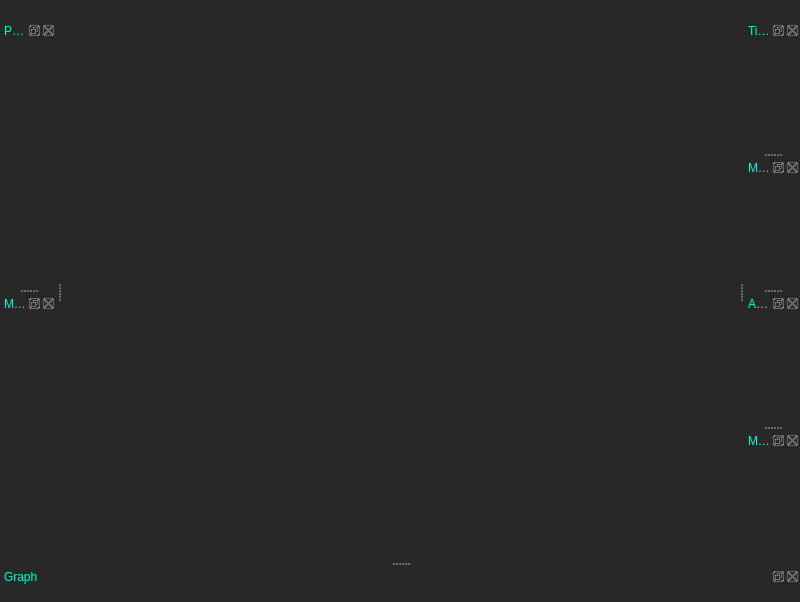
<?xml version="1.0" encoding="UTF-8"?>
<ui version="4.0">
 <class>MainDockWindow</class>
 <widget class="QMainWindow" name="MainDockWindow">
  <property name="geometry">
   <rect>
    <x>0</x>
    <y>0</y>
    <width>800</width>
    <height>602</height>
   </rect>
  </property>
  <property name="font">
   <font>
    <pointsize>9</pointsize>
   </font>
  </property>
  <property name="windowTitle">
   <string>MainWindow</string>
  </property>
  <property name="styleSheet">
   <string notr="true">
QPushButton:pressed {
	background-color: rgb(235,235,235)
}
QPushButton {
border: 0px solid rgb(200,200,200);
border-radius: 1px;
background-color:rgb(255, 80, 83);
padding:4px;
	color: white;
}

QDockWidget {
	color:rgb(0, 255, 213);
	background-color:rgb(40,40,40);
	border:10px;
	padding-bottom:10px;
}
QMainWindow{
background-color: rgb(40, 40, 40);
color:rgb(242, 240, 237);
}

QToolBar {
    background-color: rgb(40, 40,40);
	border: 0px solid rgb(200,200,200);
	margin-top:6px;
	margin-bottom:6px;
    spacing: 7px; /* spacing between items in the tool bar */
}
QToolButton {
	color:rgb(220,220,220);
	padding:2px;
	border-radius:3px;
	border: 0px solid;
	font: bold
}
QToolButton:checked {
	color:white;
	background-color: rgb(6, 102, 86);
}
QToolButton:hover {
	color:white;
	background-color:rgb(0, 139, 116);
}</string>
  </property>
  <property name="documentMode">
   <bool>false</bool>
  </property>
  <property name="tabShape">
   <enum>QTabWidget::Rounded</enum>
  </property>
  <property name="dockNestingEnabled">
   <bool>false</bool>
  </property>
  <widget class="MapWidget" name="mapWidget"/>
  <widget class="QMenuBar" name="menubar">
   <property name="geometry">
    <rect>
     <x>0</x>
     <y>0</y>
     <width>800</width>
     <height>20</height>
    </rect>
   </property>
  </widget>
  <widget class="QDockWidget" name="timerDock">
   <property name="font">
    <font>
     <pointsize>9</pointsize>
    </font>
   </property>
   <property name="floating">
    <bool>false</bool>
   </property>
   <property name="features">
    <set>QDockWidget::AllDockWidgetFeatures</set>
   </property>
   <property name="windowTitle">
    <string>Timer</string>
   </property>
   <attribute name="dockWidgetArea">
    <number>2</number>
   </attribute>
   <widget class="Timer" name="timerWidget"/>
  </widget>
  <widget class="QDockWidget" name="movementDock">
   <property name="font">
    <font>
     <weight>50</weight>
     <bold>false</bold>
    </font>
   </property>
   <property name="windowTitle">
    <string>Movement</string>
   </property>
   <attribute name="dockWidgetArea">
    <number>2</number>
   </attribute>
   <widget class="MovementWidget" name="movementWidget"/>
  </widget>
  <widget class="QDockWidget" name="qfiDock">
   <property name="windowTitle">
    <string>PFD</string>
   </property>
   <attribute name="dockWidgetArea">
    <number>1</number>
   </attribute>
   <widget class="QFIWidget" name="qfiWidget"/>
  </widget>
  <widget class="QDockWidget" name="actionDock">
   <property name="layoutDirection">
    <enum>Qt::LeftToRight</enum>
   </property>
   <property name="allowedAreas">
    <set>Qt::AllDockWidgetAreas</set>
   </property>
   <property name="windowTitle">
    <string>Actions</string>
   </property>
   <attribute name="dockWidgetArea">
    <number>2</number>
   </attribute>
   <widget class="ActionWidget" name="actionWidget"/>
  </widget>
  <widget class="QDockWidget" name="graphDock">
   <property name="enabled">
    <bool>true</bool>
   </property>
   <property name="minimumSize">
    <size>
     <width>400</width>
     <height>35</height>
    </size>
   </property>
   <property name="floating">
    <bool>false</bool>
   </property>
   <property name="windowTitle">
    <string>Graph</string>
   </property>
   <attribute name="dockWidgetArea">
    <number>8</number>
   </attribute>
   <widget class="GraphWidget" name="graphWidget">
    <property name="minimumSize">
     <size>
      <width>400</width>
      <height>0</height>
     </size>
    </property>
   </widget>
  </widget>
  <widget class="QDockWidget" name="messageDock">
   <property name="windowTitle">
    <string>Messages</string>
   </property>
   <attribute name="dockWidgetArea">
    <number>2</number>
   </attribute>
   <widget class="MessageWidget" name="messageWidget"/>
  </widget>
  <widget class="QToolBar" name="toolBar">
   <property name="enabled">
    <bool>true</bool>
   </property>
   <property name="font">
    <font>
     <weight>75</weight>
     <bold>true</bold>
    </font>
   </property>
   <property name="windowTitle">
    <string>toolBar</string>
   </property>
   <property name="movable">
    <bool>false</bool>
   </property>
   <property name="toolButtonStyle">
    <enum>Qt::ToolButtonFollowStyle</enum>
   </property>
   <attribute name="toolBarArea">
    <enum>TopToolBarArea</enum>
   </attribute>
   <attribute name="toolBarBreak">
    <bool>false</bool>
   </attribute>
  </widget>
  <widget class="QDockWidget" name="missionDock">
   <property name="enabled">
    <bool>true</bool>
   </property>
   <property name="windowTitle">
    <string>Missions</string>
   </property>
   <attribute name="dockWidgetArea">
    <number>1</number>
   </attribute>
   <widget class="MissionWidget" name="missionWidget"/>
  </widget>
  <zorder>actionDock</zorder>
  <zorder>timerDock</zorder>
  <zorder>movementDock</zorder>
  <zorder>qfiDock</zorder>
  <zorder>graphDock</zorder>
  <zorder>messageDock</zorder>
  <zorder>missionDock</zorder>
 </widget>
 <customwidgets>
  <customwidget>
   <class>ActionWidget</class>
   <extends>QWidget</extends>
   <header>actionwidget.h</header>
   <container>1</container>
  </customwidget>
  <customwidget>
   <class>Timer</class>
   <extends>QWidget</extends>
   <header>timer.h</header>
   <container>1</container>
  </customwidget>
  <customwidget>
   <class>QFIWidget</class>
   <extends>QWidget</extends>
   <header>qfiwidget.h</header>
   <container>1</container>
  </customwidget>
  <customwidget>
   <class>MovementWidget</class>
   <extends>QWidget</extends>
   <header>movementwidget.h</header>
   <container>1</container>
  </customwidget>
  <customwidget>
   <class>GraphWidget</class>
   <extends>QWidget</extends>
   <header>graphwidget.h</header>
   <container>1</container>
  </customwidget>
  <customwidget>
   <class>MessageWidget</class>
   <extends>QWidget</extends>
   <header>messagewidget.h</header>
   <container>1</container>
  </customwidget>
  <customwidget>
   <class>MapWidget</class>
   <extends>QWidget</extends>
   <header>mapwidget.h</header>
   <container>1</container>
  </customwidget>
  <customwidget>
   <class>MissionWidget</class>
   <extends>QWidget</extends>
   <header>missionwidget.h</header>
   <container>1</container>
  </customwidget>
 </customwidgets>
 <resources/>
 <connections/>
</ui>
